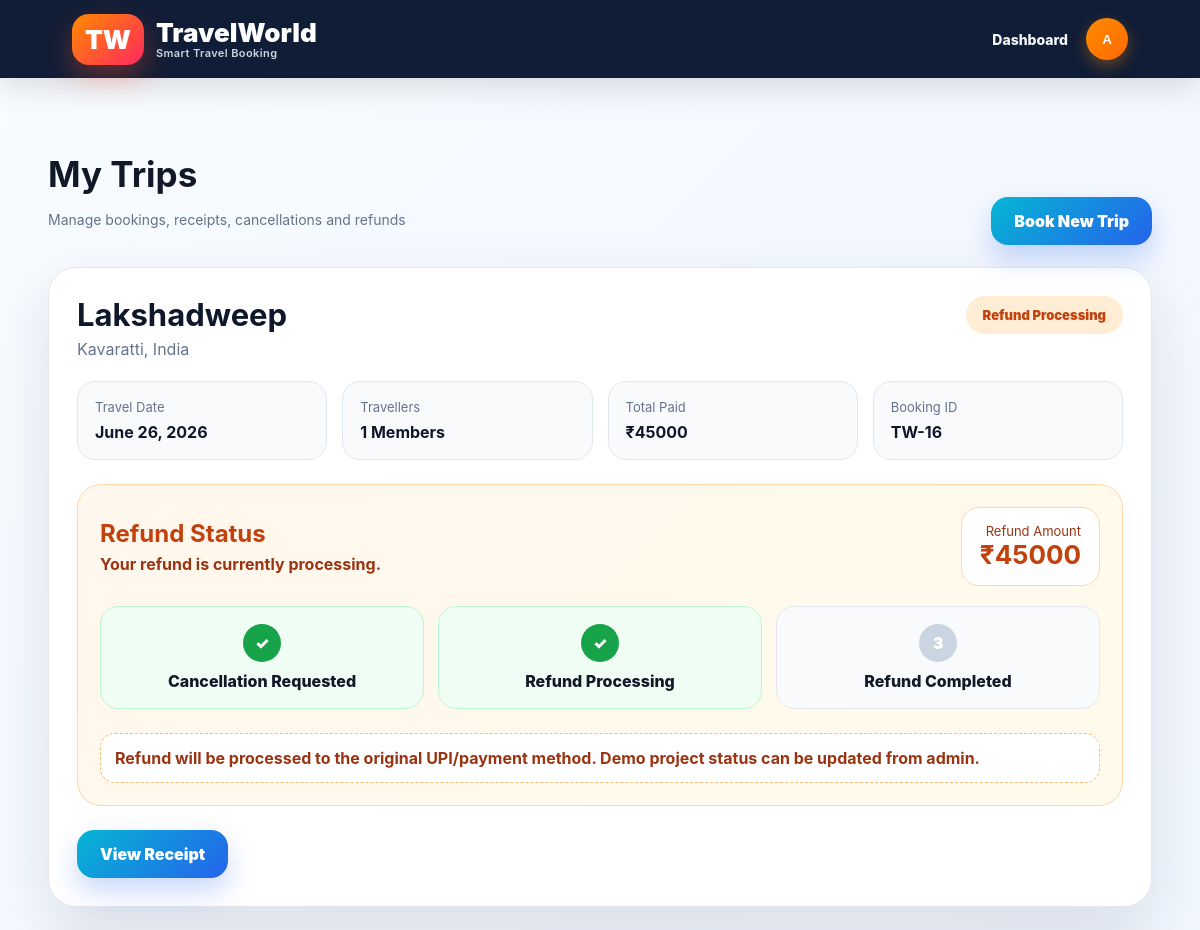
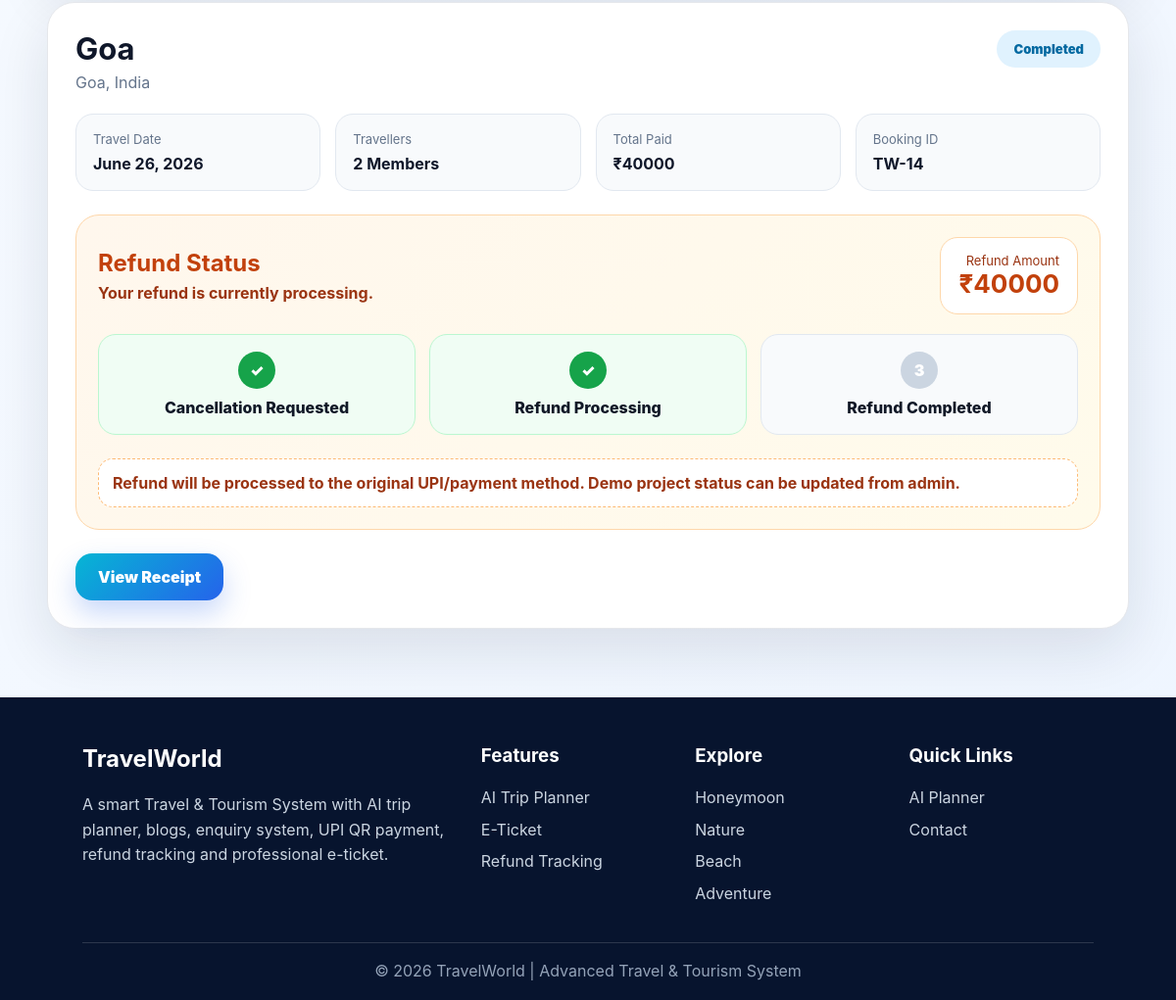
The page /my-trips/ (signed in) on the database its author committed (2 pictures, top to bottom).
### travelapp/models.py (models this page shows, shortened)
class Booking(models.Model):
    STATUS_CHOICES = [
        ('Pending', 'Pending'),
        ('Payment Done', 'Payment Done'),
        ('Confirmed', 'Confirmed'),
        ('Travel Scheduled', 'Travel Scheduled'),
        ('Completed', 'Completed'),
        ('Cancelled', 'Cancelled'),
        ('Refund Processing', 'Refund Processing'),
        ('Refund Completed', 'Refund Completed'),
    ]
    REFUND_STATUS = [
        ('Not Requested', 'Not Requested'),
        ('Requested', 'Requested'),
        ('Processing', 'Processing'),
        ('Completed', 'Completed'),
        ('Rejected', 'Rejected'),
    ]
    user = models.ForeignKey(User, on_delete=models.CASCADE, related_name='bookings')
    package = models.ForeignKey(Package, on_delete=models.CASCADE, related_name='bookings')
    full_name = models.CharField(max_length=120)
    phone = models.CharField(max_length=20)
    email = models.EmailField()
    travel_date = models.DateField()
    members = models.PositiveIntegerField(default=1)
    coupon_code = models.CharField(max_length=40, blank=True)
    discount_amount = models.PositiveIntegerField(default=0)
    total_amount = models.PositiveIntegerField()
    status = models.CharField(max_length=30, choices=STATUS_CHOICES, default='Pending')
    booked_on = models.DateTimeField(default=timezone.now)
    refund_status = models.CharField(max_length=30, choices=REFUND_STATUS, default='Not Requested')
    refund_amount = models.PositiveIntegerField(default=0)
    refund_requested_on = models.DateTimeField(null=True, blank=True)
    refund_completed_on = models.DateTimeField(null=True, blank=True)
    cancellation_reason = models.CharField(max_length=255, blank=True)

class Package(models.Model):
    name = models.CharField(max_length=120)
    country = models.CharField(max_length=100)
    city = models.CharField(max_length=100, blank=True)
    category = models.ForeignKey(Category, on_delete=models.SET_NULL, null=True, related_name='packages')
    tags = models.CharField(max_length=255)
    image = models.URLField(max_length=600)
    price = models.PositiveIntegerField(default=20000)
    old_price = models.PositiveIntegerField(null=True, blank=True)
    days = models.PositiveIntegerField(default=5)
    nights = models.PositiveIntegerField(default=4)
    hotel = models.CharField(max_length=200, default='Premium Hotel')
    flight = models.CharField(max_length=200, default='Flight assistance available')
    rating = models.FloatField(default=4.5)
    seats = models.PositiveIntegerField(default=30)
    description = models.TextField()
    itinerary = models.TextField(blank=True)
    map_query = models.CharField(max_length=250, blank=True)
    latitude = models.CharField(max_length=50, blank=True)
    longitude = models.CharField(max_length=50, blank=True)
    is_featured = models.BooleanField(default=False)
    is_active = models.BooleanField(default=True)
    created_at = models.DateTimeField(auto_now_add=True)

### travelapp/views.py (the view)
# urls.py: path('my-trips/', views.my_bookings, name='my_bookings'),
@login_required
def my_bookings(request):
    bookings = Booking.objects.filter(user=request.user).order_by('-booked_on')
    return render(request, 'travelapp/my_bookings.html', {'bookings': bookings})

### travelapp/templates/travelapp/my_bookings.html (shortened to what this page needs)
{% extends 'travelapp/base.html' %}
{% block content %}
<div class="container trips-page">
    <div class="section-title">
        <div>
            <h2>My Trips</h2>
            <p class="small">Manage bookings, receipts, cancellations and refunds</p>
        </div>
        <a class="btn" href="{% url 'home' %}">Book New Trip</a>
    </div>
    {% for b in bookings %}
        <div class="trip-card">
            <div class="trip-header">
                <div>
                    <h2>{{ b.package.name }}</h2>
                    <p>{{ b.package.city }}, {{ b.package.country }}</p>
                </div>
                <span class="status-badge status-{{ b.status|lower|slugify }}">
                    {{ b.status }}
                </span>
            </div>
            <div class="trip-info">
                <div>
                    <span>Travel Date</span>
                    <b>{{ b.travel_date }}</b>
                </div>
                <div>
                    <span>Travellers</span>
                    <b>{{ b.members }} Members</b>
                </div>
                <div>
                    <span>Total Paid</span>
                    <b>₹{{ b.total_amount }}</b>
                </div>
                <div>
                    <span>Booking ID</span>
                    <b>TW-{{ b.id }}</b>
                </div>
            </div>
            {% if b.refund_status != "Not Requested" or b.status == "Refund Processing" or b.status == "Refund Completed" %}
                <div class="refund-card">
                    <div class="refund-head">
                        <div>
                            <h3>Refund Status</h3>
                            {% if b.status == "Refund Completed" or b.refund_status == "Completed" %}
                                <p>Your refund has been completed successfully.</p>
                            {% elif b.status == "Refund Processing" or b.refund_status == "Processing" %}
                                <p>Your refund is currently processing.</p>
                            {% else %}
                                <p>Your cancellation request has been received.</p>
                            {% endif %}
                        </div>
                        <div class="refund-amount">
                            <span>Refund Amount</span>
                            <b>₹{{ b.refund_amount }}</b>
                        </div>
                    </div>
                    <div class="refund-steps">
                        <div class="refund-step done">
                            <span>✓</span>
                            <p>Cancellation Requested</p>
                        </div>
                        <div class="refund-step {% if b.refund_status == 'Processing' or b.refund_status == 'Completed' or b.status == 'Refund Processing' or b.status == 'Refund Completed' %}done{% endif %}">
                            <span>
                                {% if b.refund_status == 'Processing' or b.refund_status == 'Completed' or b.status == 'Refund Processing' or b.status == 'Refund Completed' %}
                                    ✓
                                {% else %}
                                    2
                                {% endif %}
                            </span>
                            <p>Refund Processing</p>
                        </div>
                        <div class="refund-step {% if b.refund_status == 'Completed' or b.status == 'Refund Completed' %}done{% endif %}">
                            <span>
                                {% if b.refund_status == 'Completed' or b.status == 'Refund Completed' %}
                                    ✓
                                {% else %}
                                    3
                                {% endif %}
                            </span>
                            <p>Refund Completed</p>
                        </div>
                    </div>
                    {% if b.refund_status == "Completed" or b.status == "Refund Completed" %}
                        <div class="refund-note completed-note">
                            Refund completed successfully. Amount has been returned to the original UPI/payment method.
                        </div>
                    {% else %}
                        <div class="refund-note">
                            Refund will be processed to the original UPI/payment method. Demo project status can be updated from admin.
                        </div>
                    {% endif %}
                </div>
            {% endif %}
            <div class="trip-actions">
                <a class="btn" href="{% url 'receipt' b.id %}">View Receipt</a>
            </div>
        </div>
    {% empty %}
        <div class="empty">
            <h2>No trips yet</h2>
            <p class="small">You have not booked any travel package yet.</p>
            <a class="btn" href="{% url 'home' %}">Book Now</a>
        </div>
    {% endfor %}
</div>
{% endblock %}

### travelapp/templates/travelapp/base.html (shortened to what this page needs)
{% load static %}
<!DOCTYPE html>
<html lang="en">
<head>
    <link rel="stylesheet" href="{% static 'travelapp/css/style.css' %}">
</head>
<body>
<header class="topbar">
    <a class="brand" href="{% url 'home' %}">
        <span>TW</span>
        <div>
            TravelWorld
            <small>Smart Travel Booking</small>
        </div>
    </a>
    <nav class="nav">
        {% if user.is_authenticated and user.is_staff %}
            <a href="{% url 'dashboard' %}">Dashboard</a>
        {% endif %}
        {% if user.is_authenticated %}
            <div class="user-menu" id="userMenu">
                <button class="user-btn" type="button" onclick="toggleUserMenu(event)">
                    {{ user.username|first|upper }}
                </button>
            </div>
        {% else %}
            <a class="pill" href="{% url 'login' %}">Login/Register</a>
        {% endif %}
    </nav>
</header>
{% block content %}
{% endblock %}
<footer class="footer">
    <div class="footer-grid">
        <div>
            <h2>TravelWorld</h2>
            <p>
                A smart Travel & Tourism System with AI trip planner,
                blogs, enquiry system, UPI QR payment,
                refund tracking and professional e-ticket.
            </p>
        </div>
        <div>
            <h3>Features</h3>
            <p>AI Trip Planner</p>
            <p>E-Ticket</p>
            <p>Refund Tracking</p>
        </div>
        <div>
            <h3>Explore</h3>
            <p>Honeymoon</p>
            <p>Nature</p>
            <p>Beach</p>
            <p>Adventure</p>
        </div>
        <div>
            <h3>Quick Links</h3>
            <p><a href="{% url 'trip_planner' %}">AI Planner</a></p>
            <p><a href="{% url 'contact' %}">Contact</a></p>
        </div>
    </div>
    <div class="footer-bottom">
        © 2026 TravelWorld | Advanced Travel & Tourism System
    </div>
</footer>
</body>
</html>

### travelapp/static/travelapp/css/style.css (style rules this page uses)
:root { --primary:#2563eb; --primary2:#06b6d4; --navy:#07142e; --ink:#111827; --muted:#64748b; --bg:#f3f7fb; --card:#ffffff; --orange:#f97316; --green:#16a34a; --red:#ef4444; --line:#e5e7eb; --shadow:0 24px 70px rgba(15,23,42,.14); --soft:0 12px 35px rgba(15,23,42,.08); --radius:24px; }
* { box-sizing:border-box }
html { scroll-behavior:smooth }
body { margin:0; font-family:Inter,Segoe UI,Roboto,Arial,sans-serif; background:linear-gradient(135deg,#f8fbff,#eef5ff); color:var(--ink); }
a { text-decoration:none;color:inherit }
.topbar { min-height:78px; background:rgba(7,20,46,.96); color:white; display:flex; align-items:center; justify-content:space-between; padding:0 6%; position:sticky; top:0; z-index:99; box-shadow:0 10px 30px rgba(0,0,0,.12); }
.brand { display:flex; align-items:center; gap:12px; font-weight:950; font-size:26px; }
.brand span { background:linear-gradient(135deg,#ff8a00,#ff285f); padding:10px 13px; border-radius:17px; box-shadow:0 12px 28px rgba(255,82,49,.35); }
.nav { display:flex; gap:18px; align-items:center; flex-wrap:wrap; }
.nav a { font-weight:850; font-size:14px; opacity:.96; }
.container { width:min(1200px,92%); margin:auto; }
.btn { display:inline-flex; align-items:center; justify-content:center; gap:8px; background:linear-gradient(135deg,var(--primary2),var(--primary)); color:white; border:0; border-radius:17px; padding:14px 23px; font-weight:950; box-shadow:0 13px 28px rgba(37,99,235,.25); cursor:pointer; }
.section-title { display:flex; justify-content:space-between; align-items:end; margin:40px 0 22px; gap:20px; }
.section-title h2 { font-size:35px; margin:0; }
.small { color:var(--muted); font-size:14px; line-height:1.6; }
.footer { margin-top:60px; background:#07142e; color:white; padding:42px 7%; text-align:center; }
.user-menu { position:relative; z-index:99999; }
.user-btn { width:46px; height:46px; border-radius:50%; border:2px solid rgba(255,255,255,.28); background:linear-gradient(135deg,#ff8a00,#ff285f); color:white; font-weight:950; cursor:pointer; box-shadow:0 12px 28px rgba(255,40,95,.35); transition:.25s; }

### travelapp/templates/travelapp/base.html (style rules this page uses)
.brand { display:flex; align-items:center; gap:12px; }
.brand div { display:flex; flex-direction:column; line-height:1.1; }
.brand small { font-size:11px; font-weight:600; color:#cbd5e1; letter-spacing:.4px; }
.nav { position:relative; z-index:9999; }
.user-menu { position:relative; }
.user-btn { width:42px; height:42px; border-radius:50%; border:none; background:linear-gradient(135deg,#ff8a00,#ff6b00); color:white; font-weight:900; cursor:pointer; box-shadow:0 6px 15px rgba(255,138,0,.35); }
.footer { margin-top:70px; background:#07142e; color:white; padding:48px 7% 20px; }
.footer-grid { display:grid; grid-template-columns:2fr 1fr 1fr 1fr; gap:30px; text-align:left; }
.footer h2, .footer h3 { margin-top:0; }
.footer p, .footer a { color:#cbd5e1; line-height:1.6; margin:7px 0; }
.footer-bottom { margin-top:30px; padding-top:18px; border-top:1px solid rgba(255,255,255,.15); text-align:center; color:#94a3b8; }

### rows shown on the page
Booking: package.name "Lakshadweep", package.city "Kavaratti", package.country "India", status "Refund Processing", travel_date "June 26, 2026", members "1", total_amount "45000", id "16", refund_status "Your refund is currently processing.", refund_amount "45000", shows "Refund will be processed to the original UPI/payment method. Demo project status can be updated from admin."
Booking: package.name "Goa", package.city "Goa", package.country "India", status "Completed", travel_date "June 26, 2026", members "2", total_amount "40000", id "14", refund_status "Your refund is currently processing.", refund_amount "40000", shows "Refund will be processed to the original UPI/payment method. Demo project status can be updated from admin."

### other values the page prints
{{ user.username|first|upper }} "A"
